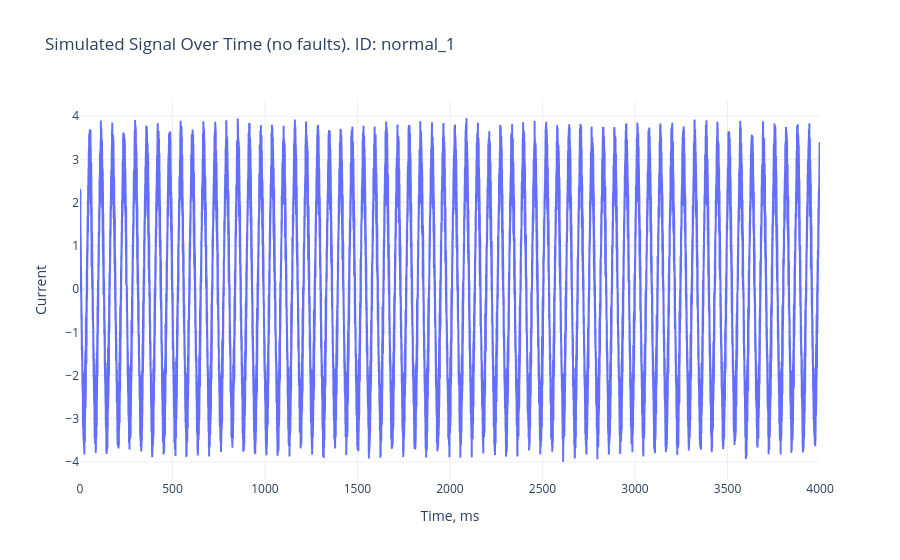

Notebook code for this chart:
### Code cell
fig = px.line(
    sim_norm_df,
    x=sim_norm_df.index,
    y='Current',
    title=f'Simulated Signal Over Time (no faults). ID: {sim_measurement}',
    labels={'x': 'Time, ms', 'Current': 'Current'},
    template='plotly_white'
)

fig.update_layout(
    xaxis_title="Time, ms",
    yaxis_title="Current"
)

fig.show()

### Figure 1 — Plotly figure (JSON) as saved in the notebook; plotly's stock layout.template omitted (floating-point values rounded to 4 significant figures; data arrays with more than 128 entries replaced by an {"elided": "..."} marker saying what was removed)
{"data": [{"hovertemplate": "Time=%{x}<br>Current=%{y}<extra></extra>", "legendgroup": "", "line": {"color": "#636efa", "dash": "solid"}, "marker": {"symbol": "circle"}, "mode": "lines", "name": "", "showlegend": false, "type": "scattergl", "x": {"elided": "16666 float values"}, "xaxis": "x", "y": {"elided": "16666 float values"}, "yaxis": "y"}], "layout": {"legend": {"tracegroupgap": 0}, "title": {"text": "Simulated Signal Over Time (no faults). ID: normal_1"}, "xaxis": {"anchor": "y", "domain": [0, 1], "title": {"text": "Time, ms"}}, "yaxis": {"anchor": "x", "domain": [0, 1], "title": {"text": "Current"}}}}
